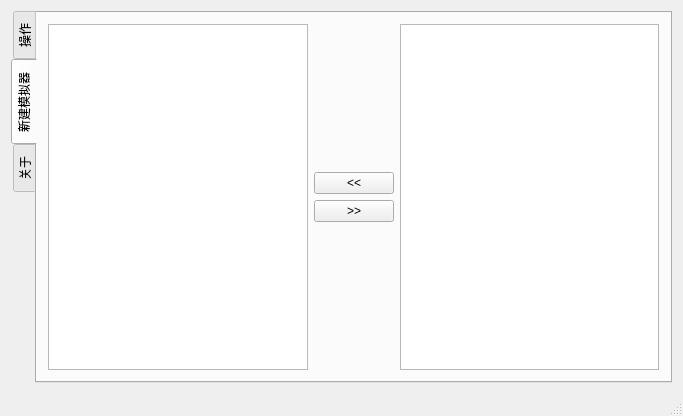
<?xml version="1.0" encoding="UTF-8"?>
<ui version="4.0">
 <class>MainWindow</class>
 <widget class="QMainWindow" name="MainWindow">
  <property name="geometry">
   <rect>
    <x>0</x>
    <y>0</y>
    <width>683</width>
    <height>416</height>
   </rect>
  </property>
  <property name="windowTitle">
   <string>MainWindow</string>
  </property>
  <widget class="QWidget" name="centralWidget">
   <layout class="QVBoxLayout" name="verticalLayout_2">
    <item>
     <widget class="QTabWidget" name="tabWidget">
      <property name="tabPosition">
       <enum>QTabWidget::West</enum>
      </property>
      <property name="currentIndex">
       <number>1</number>
      </property>
      <property name="elideMode">
       <enum>Qt::ElideNone</enum>
      </property>
      <widget class="QWidget" name="tab">
       <attribute name="title">
        <string>操作</string>
       </attribute>
       <layout class="QGridLayout" name="gridLayout" columnstretch="0">
        <item row="1" column="0">
         <layout class="QHBoxLayout" name="horizontalLayout_2">
          <item>
           <widget class="QLabel" name="label_2">
            <property name="text">
             <string>TextLabel</string>
            </property>
           </widget>
          </item>
         </layout>
        </item>
        <item row="0" column="0">
         <layout class="QHBoxLayout" name="horizontalLayout_3">
          <item>
           <widget class="QLabel" name="label">
            <property name="text">
             <string>TextLabel</string>
            </property>
           </widget>
          </item>
          <item>
           <widget class="QLineEdit" name="lineEdit"/>
          </item>
          <item>
           <widget class="QPushButton" name="pushButton_3">
            <property name="text">
             <string>PushButton</string>
            </property>
           </widget>
          </item>
         </layout>
        </item>
        <item row="2" column="0">
         <spacer name="verticalSpacer">
          <property name="orientation">
           <enum>Qt::Vertical</enum>
          </property>
          <property name="sizeHint" stdset="0">
           <size>
            <width>20</width>
            <height>40</height>
           </size>
          </property>
         </spacer>
        </item>
       </layout>
      </widget>
      <widget class="QWidget" name="tab_2">
       <attribute name="title">
        <string>新建模拟器</string>
       </attribute>
       <layout class="QHBoxLayout" name="horizontalLayout">
        <item>
         <widget class="QListView" name="listView"/>
        </item>
        <item>
         <layout class="QVBoxLayout" name="verticalLayout">
          <item>
           <spacer name="verticalSpacer_3">
            <property name="orientation">
             <enum>Qt::Vertical</enum>
            </property>
            <property name="sizeHint" stdset="0">
             <size>
              <width>20</width>
              <height>40</height>
             </size>
            </property>
           </spacer>
          </item>
          <item>
           <widget class="QPushButton" name="pushButton_2">
            <property name="text">
             <string>&lt;&lt;</string>
            </property>
           </widget>
          </item>
          <item>
           <widget class="QPushButton" name="pushButton">
            <property name="text">
             <string>&gt;&gt;</string>
            </property>
           </widget>
          </item>
          <item>
           <spacer name="verticalSpacer_2">
            <property name="orientation">
             <enum>Qt::Vertical</enum>
            </property>
            <property name="sizeHint" stdset="0">
             <size>
              <width>20</width>
              <height>40</height>
             </size>
            </property>
           </spacer>
          </item>
         </layout>
        </item>
        <item>
         <widget class="QListView" name="urlImageList"/>
        </item>
       </layout>
      </widget>
      <widget class="QWidget" name="tab_3">
       <attribute name="title">
        <string>关于</string>
       </attribute>
      </widget>
     </widget>
    </item>
   </layout>
  </widget>
  <widget class="QStatusBar" name="statusBar"/>
 </widget>
 <layoutdefault spacing="6" margin="11"/>
 <resources/>
 <connections/>
</ui>
